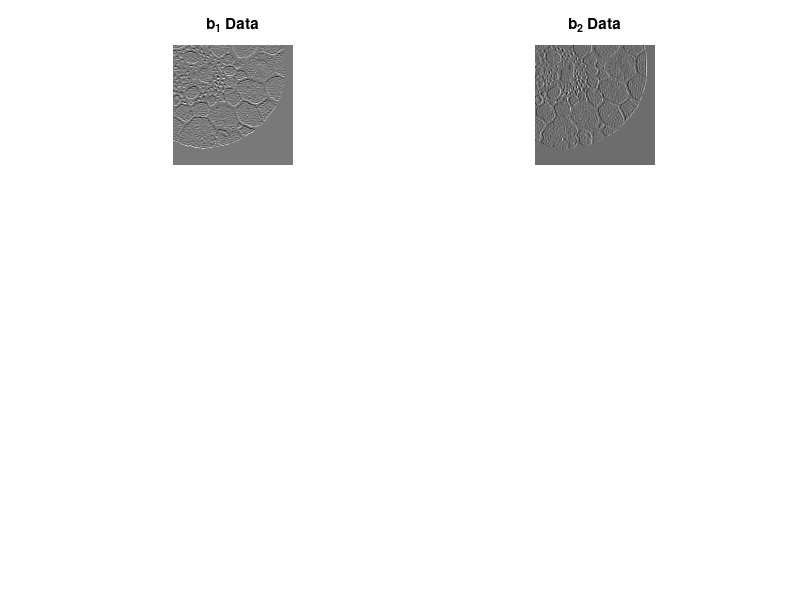

The MATLAB script that drew this image: (Note: this script raises an error after producing the figure.)

figureHandle = gcf;
%# make all text in the figure to size 14 and bold
set(findall(figureHandle,'type','text'),'fontSize',14);
load hw3_data;
n = size (A1,1);
figure(1), clf ;
subplot(3,2,1), imshow(reshape(b1,n,n),[]);
title ('b_1 Data');
subplot(3,2,2), imshow(reshape(b2,n,n),[]);
title ('b_2 Data');
x_KronLS = KronLS(A1,A2,b1,b2);
subplot(3,2,3), imshow(reshape(x_KronLS,n,n),[]);
title ('LS Solution');
subplot(3,2,5), imshow(A1,[]);
title ('A1');
subplot(3,2,6), imshow(A2,[]);
title ('A2');